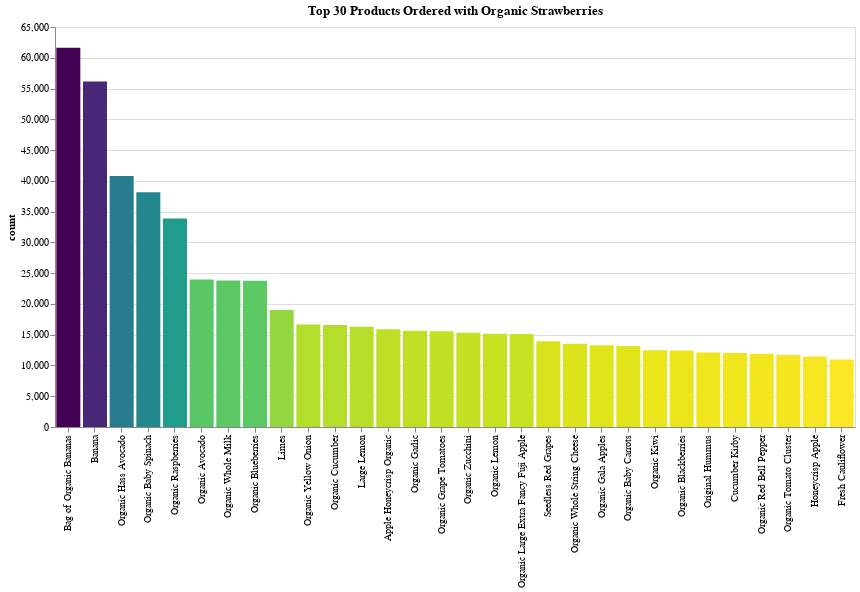

Notebook code cell kept with this figure:
### Code cell
chart_title = "Top 30 Products Ordered with Organic Strawberries"
x_label = "index:O"
y_label = 'count:Q'
pct_of_orders = 'pct_orders:Q'
product_num = 'product_id:O'
multiple = 'purchase_ratio:Q'

strawberry_chart = alt.Chart(top_items_org_strawb_df).mark_bar().encode(
    alt.X(x_label, bin=False, sort=org_straw_order_list, title=""),
    alt.Y(y_label),
#     alt.ColorValue('darkorange'),
#     color = alt.Color('order_hour_of_day', alt.ColorValue("blue")),
#     color='orange',
    color = alt.Color(y_label, legend=None, sort="descending", scale=alt.Scale(scheme='viridis')),
    tooltip=[alt.Tooltip(x_label, title="Item"), alt.Tooltip(y_label), alt.Tooltip(pct_of_orders), alt.Tooltip(product_num), alt.Tooltip(multiple, title="purchase ratio")]
    ).properties(title=chart_title, width=800, height=400)

strawberry_chart

### Figure 1 — Vega-Lite specification as saved in the notebook (floating-point values rounded to 4 significant figures)
{"$schema": "https://vega.github.io/schema/vega-lite/v2.6.0.json", "config": {"background": "white", "view": {"height": 300, "width": 400}}, "data": {"name": "data-8636066cb806ae25372fabe9629aa11e"}, "datasets": {"data-8636066cb806ae25372fabe9629aa11e": [{"count": 61628, "index": "Bag of Organic Bananas", "pct_orders": 23.28, "pop_pct_orders": 11.09, "product_id": 13176, "purchase_ratio": 2.1}, {"count": 56156, "index": "Banana", "pct_orders": 21.22, "pop_pct_orders": 13.81, "product_id": 24852, "purchase_ratio": 1.54}, {"count": 40794, "index": "Organic Hass Avocado", "pct_orders": 15.41, "pop_pct_orders": 6.243, "product_id": 47209, "purchase_ratio": 2.47}, {"count": 38134, "index": "Organic Baby Spinach", "pct_orders": 14.41, "pop_pct_orders": 7.071, "product_id": 21903, "purchase_ratio": 2.04}, {"count": 33863, "index": "Organic Raspberries", "pct_orders": 12.79, "pop_pct_orders": 4.006, "product_id": 27966, "purchase_ratio": 3.19}, {"count": 23984, "index": "Organic Avocado", "pct_orders": 9.06, "pop_pct_orders": 5.168, "product_id": 47766, "purchase_ratio": 1.75}, {"count": 23813, "index": "Organic Whole Milk", "pct_orders": 9, "pop_pct_orders": 4.031, "product_id": 27845, "purchase_ratio": 2.23}, {"count": 23756, "index": "Organic Blueberries", "pct_orders": 8.98, "pop_pct_orders": 2.925, "product_id": 39275, "purchase_ratio": 3.07}, {"count": 18999, "index": "Limes", "pct_orders": 7.18, "pop_pct_orders": 4.111, "product_id": 26209, "purchase_ratio": 1.75}, {"count": 16651, "index": "Organic Yellow Onion", "pct_orders": 6.29, "pop_pct_orders": 3.315, "product_id": 22935, "purchase_ratio": 1.9}, {"count": 16555, "index": "Organic Cucumber", "pct_orders": 6.25, "pop_pct_orders": 2.35, "product_id": 30391, "purchase_ratio": 2.66}, {"count": 16305, "index": "Large Lemon", "pct_orders": 6.16, "pop_pct_orders": 4.462, "product_id": 47626, "purchase_ratio": 1.38}, {"count": 15870, "index": "Apple Honeycrisp Organic", "pct_orders": 6, "pop_pct_orders": 2.485, "product_id": 8277, "purchase_ratio": 2.41}, {"count": 15627, "index": "Organic Garlic", "pct_orders": 5.9, "pop_pct_orders": 3.209, "product_id": 24964, "purchase_ratio": 1.84}, {"count": 15573, "index": "Organic Grape Tomatoes", "pct_orders": 5.88, "pop_pct_orders": 2.463, "product_id": 40706, "purchase_ratio": 2.39}, {"count": 15320, "index": "Organic Zucchini", "pct_orders": 5.79, "pop_pct_orders": 3.064, "product_id": 45007, "purchase_ratio": 1.89}, {"count": 15152, "index": "Organic Lemon", "pct_orders": 5.72, "pop_pct_orders": 2.565, "product_id": 5876, "purchase_ratio": 2.23}, {"count": 15113, "index": "Organic Large Extra Fancy Fuji Apple", "pct_orders": 5.71, "pop_pct_orders": 2.197, "product_id": 19057, "purchase_ratio": 2.6}, {"count": 13935, "index": "Seedless Red Grapes", "pct_orders": 5.26, "pop_pct_orders": 2.417, "product_id": 4920, "purchase_ratio": 2.18}, {"count": 13513, "index": "Organic Whole String Cheese", "pct_orders": 5.11, "pop_pct_orders": 1.744, "product_id": 22035, "purchase_ratio": 2.93}, {"count": 13298, "index": "Organic Gala Apples", "pct_orders": 5.02, "pop_pct_orders": 2.129, "product_id": 37646, "purchase_ratio": 2.36}, {"count": 13156, "index": "Organic Baby Carrots", "pct_orders": 4.97, "pop_pct_orders": 2.248, "product_id": 42265, "purchase_ratio": 2.21}, {"count": 12486, "index": "Organic Kiwi", "pct_orders": 4.72, "pop_pct_orders": 1.466, "product_id": 39928, "purchase_ratio": 3.22}, {"count": 12444, "index": "Organic Blackberries", "pct_orders": 4.7, "pop_pct_orders": 1.805, "product_id": 26604, "purchase_ratio": 2.6}, {"count": 12124, "index": "Original Hummus", "pct_orders": 4.58, "pop_pct_orders": 2.085, "product_id": 30489, "purchase_ratio": 2.2}, {"count": 12045, "index": "Cucumber Kirby", "pct_orders": 4.55, "pop_pct_orders": 2.845, "product_id": 49683, "purchase_ratio": 1.6}, {"count": 11913, "index": "Organic Red Bell Pepper", "pct_orders": 4.5, "pop_pct_orders": 1.68, "product_id": 10749, "purchase_ratio": 2.68}, {"count": 11680, "index": "Organic Tomato Cluster", "pct_orders": 4.41, "pop_pct_orders": 1.879, "product_id": 41950, "purchase_ratio": 2.35}, {"count": 11465, "index": "Honeycrisp Apple", "pct_orders": 4.33, "pop_pct_orders": 2.332, "product_id": 45066, "purchase_ratio": 1.86}, {"count": 10976, "index": "Fresh Cauliflower", "pct_orders": 4.15, "pop_pct_orders": 2.092, "product_id": 27104, "purchase_ratio": 1.98}]}, "encoding": {"color": {"field": "count", "legend": null, "scale": {"scheme": "viridis"}, "sort": "descending", "type": "quantitative"}, "tooltip": [{"field": "index", "title": "Item", "type": "ordinal"}, {"field": "count", "type": "quantitative"}, {"field": "pct_orders", "type": "quantitative"}, {"field": "product_id", "type": "ordinal"}, {"field": "purchase_ratio", "title": "purchase ratio", "type": "quantitative"}], "x": {"bin": false, "field": "index", "sort": ["Bag of Organic Bananas", "Banana", "Organic Hass Avocado", "Organic Baby Spinach", "Organic Raspberries", "Organic Avocado", "Organic Whole Milk", "Organic Blueberries", "Limes", "Organic Yellow Onion", "Organic Cucumber", "Large Lemon", "Apple Honeycrisp Organic", "Organic Garlic", "Organic Grape Tomatoes", "Organic Zucchini", "Organic Lemon", "Organic Large Extra Fancy Fuji Apple", "Seedless Red Grapes", "Organic Whole String Cheese", "Organic Gala Apples", "Organic Baby Carrots", "Organic Kiwi", "Organic Blackberries", "Original Hummus", "Cucumber Kirby", "Organic Red Bell Pepper", "Organic Tomato Cluster", "Honeycrisp Apple", "Fresh Cauliflower"], "title": "", "type": "ordinal"}, "y": {"field": "count", "type": "quantitative"}}, "height": 400, "mark": "bar", "title": "Top 30 Products Ordered with Organic Strawberries", "width": 800}
